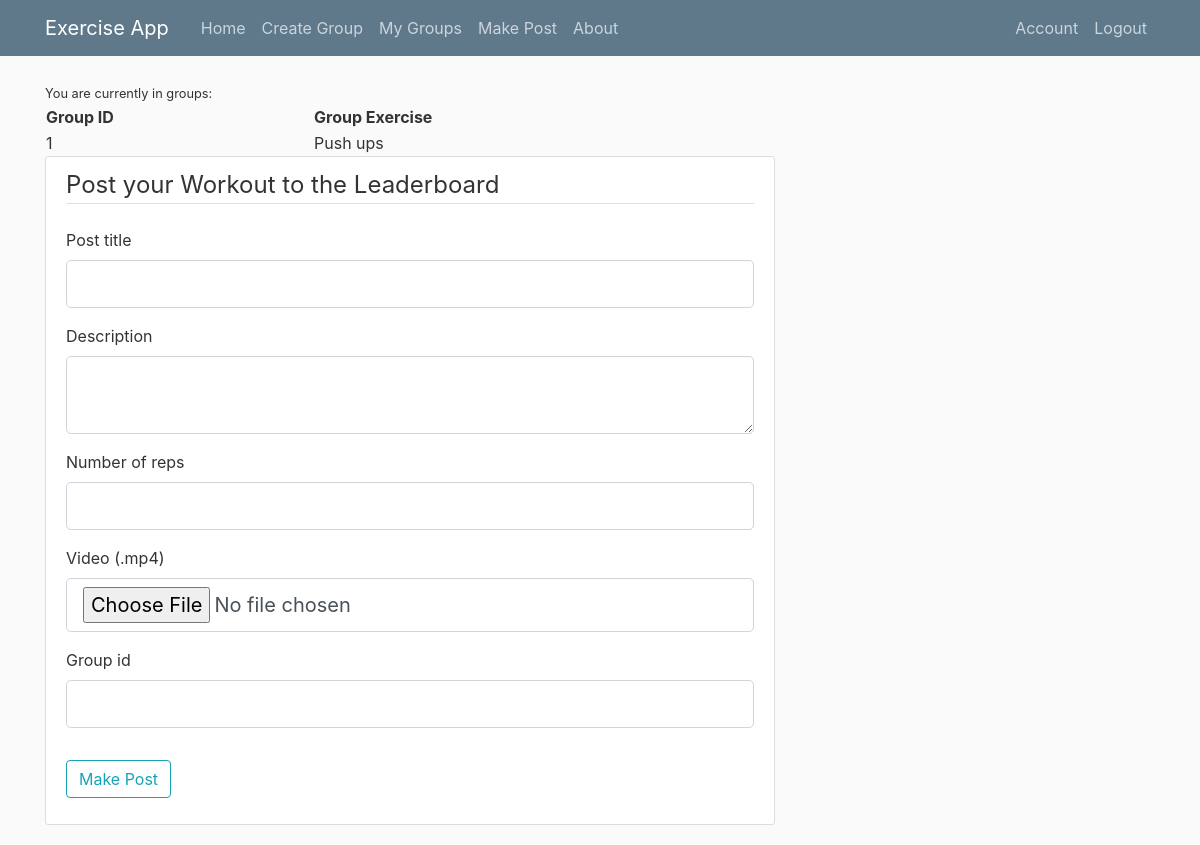
Page /createpost (signed in) on the earlier database version.
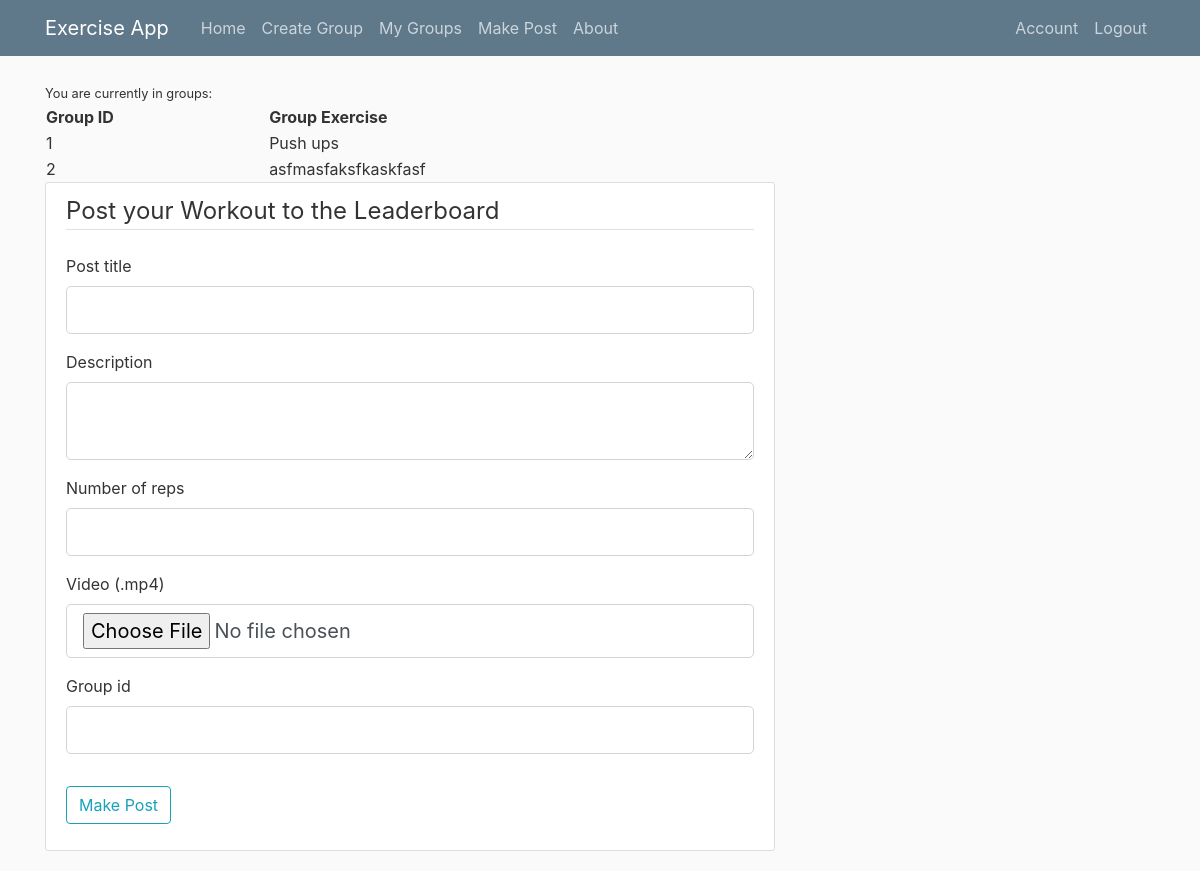
Same page on the later database version.
### exercisewebapp/models.py (models this page shows, shortened)
class Group(db.Model):
    id = db.Column(db.Integer, primary_key=True)
    exercise_title = db.Column(db.String(100), nullable=False)
    date_started = db.Column(db.DateTime, nullable=False, default=datetime.utcnow)
    description = db.Column(db.Text, nullable=False)
    leader_user_id = db.Column(db.Integer, db.ForeignKey('user.id'), nullable=False)

### exercisewebapp/routes.py (the view, shortened to what this page needs)
@app.route("/createpost",methods=['GET', 'POST'])
@login_required
def post_leaderboard():
    if current_user.is_authenticated:
        form = PostForm(CombinedMultiDict((request.files, request.form)))
        user = current_user.id
        current_user_groups_list = get_current_user_groups_with_title()
        return render_template('createpost.html', title='Group Leaderboard',form = form, current_user_groups_list=current_user_groups_list)
    return render_template('createpost.html', title='Group Leaderboard',form = form)

### exercisewebapp/forms.py
class PostForm(FlaskForm):
    title = StringField('Post title',
                                validators=[DataRequired(), Length(min=2, max=20)])
    content = TextAreaField('Description', validators=[DataRequired(), Length(min=10, max=250)])
    reps = IntegerField('Number of reps', validators=[DataRequired()])
    video = FileField('Video (.mp4)', validators=[FileRequired(), FileAllowed(['mp4'], 'Wrong format, you can only upload .mp4 files!')])
    group_id = IntegerField('Group id', validators=[DataRequired()])
    submit = SubmitField('Make Post')

### exercisewebapp/models.py (called while the page is built)
@login_manager.user_loader
def load_user(user_id):
    return User.query.get(int(user_id))

### exercisewebapp/routes.py (called while the page is built)
def get_current_user_groups_with_title():
    current_user_groups_id_list = []
    current_user_groups_title_list = []
    for group in current_user.groups:
        current_user_groups_id_list.append(group.id)
        current_user_groups_title_list.append(group.exercise_title)
    zipped= zip(current_user_groups_id_list, current_user_groups_title_list)
    return list(zipped)

### exercisewebapp/templates/createpost.html (shortened to what the changed rows need)
{% extends "layout.html" %}
{% block content %}
          {% if current_user.is_authenticated %}
            {% if current_user_groups_list is defined and current_user_groups_list %}
                <table style="width:100%">
                      <tr>
                        <th>Group ID</th>
                        <th>Group Exercise</th>
                      </tr>
                {% for id, title in current_user_groups_list %}
                      <tr>
                        <td>{{id}}</td>
                        <td>{{title}}</td>
                      </tr>
                {% endfor%}
                    </table>
            {% else%}
                <small>You are in no groups currently, create a group or post to an existing group to join</small>
            {% endif %}
          {% endif %}
{% endblock content%}

Differences in the rows shown:
added Group: id "2", exercise_title "asfmasfaksfkaskfasf"
